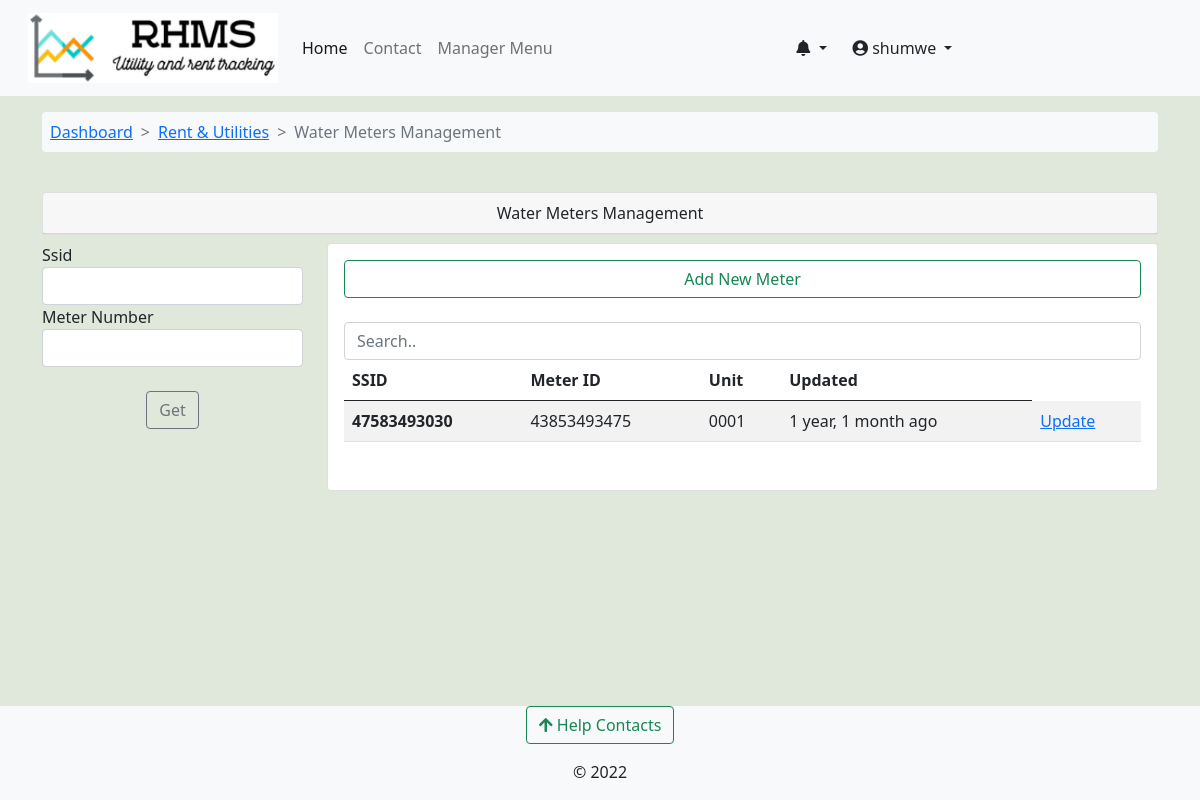
The page /rent-and-utility/water_meter_management/niagra-bumnsd-sd-djks/ (signed in) on the database its author committed.
### accounts/models.py (models this page shows, shortened)
class User(AbstractUser):
    avatar = models.ImageField(upload_to=get_avatar_path, default='no-avatar.png')
    is_verified = models.BooleanField(default=False)
    is_tenant = models.BooleanField(default=False)
    is_manager = models.BooleanField(default=False)

### utils/models.py (models this page shows, shortened)
class WaterMeter(models.Model):
    number = models.CharField(max_length=20, unique=True)
    ssid = models.CharField(max_length=20, null=True, blank=True)
    unit = models.OneToOneField(
        RentalUnit, on_delete=models.CASCADE, related_name='water_meters')
    created = models.DateTimeField(default=datetime.now)
    updated = models.DateTimeField(auto_now=True)

### rental_property/models.py (models this page shows, shortened)
class RentalUnit(models.Model):
    MAINTANANCE_STATUS_CHOICES = [
        ('nm', 'Unchechecked Report'),
        ('ip', 'Initiating Inspection'),
        ('ir', 'Maintanance In Progress'),
        ('op', 'No Active Reports'),
        ('rm', 'Remove'),
    ]
    STATUS_CHOICES = [
        ('occupied', 'Currently Occupied'),
        ('ready', 'Ready To Move In'),
        ('hold', 'On Hold'),
        ('maintanance', 'Under Maintanance'),
    ]
    building = models.ForeignKey(Building, on_delete=models.CASCADE)
    unit_type = models.ForeignKey(UnitType, on_delete=models.CASCADE)
    added_by = models.ForeignKey(User, on_delete=models.CASCADE)
    unit_number = models.CharField(max_length=50)
    slug = models.SlugField(max_length=50, unique=True, blank=True, null=True, help_text='This field is autogenerated')
    bathrooms = models.PositiveIntegerField()
    bedrooms = models.PositiveIntegerField()
    dimension = models.CharField(max_length=50)
    kitchen = models.BooleanField(default=True)
    status = models.CharField(max_length=20, choices=STATUS_CHOICES,default='ready')
    maintanance_status = models.CharField(max_length=6, choices=MAINTANANCE_STATUS_CHOICES, default='op')
    total_occupants = models.PositiveIntegerField(help_text="Number of people in the unit", null=True, blank=True)
    water_available = models.BooleanField(default=True)
    rent_amount = models.DecimalField(decimal_places=2, max_digits=9, null=True, blank=True)
    electricity_available = models.BooleanField(default=True)
    added = models.DateTimeField(default=datetime.now)
    updated = models.DateTimeField(auto_now=True)
    class Meta:
        unique_together = ('building', 'unit_number')
        verbose_name_plural = 'Rental Houses'
    def __str__(self):
        return f"{self.unit_number} - {self.building}"

### utils/views.py (the view)
# urls.py: path('water_meter_management/<slug:building_slug>/', views.water_meter_management, name='water_meter_management'),
@login_required
def water_meter_management(request,building_slug):
    building = Building.objects.get(slug=building_slug)
    water_meters = WaterMeter.objects.filter(unit__building=building)
    meter_filter = WaterMetersFilter(request.GET, queryset=water_meters)
    if request.method == 'POST':
        water_meter_add_form = NewWaterMeterForm(building, request.POST)
        if water_meter_add_form.is_valid():
            water_meter_add_form.save()
            messages.success(request, 'Water meter added')
            return HttpResponseRedirect("")
    else:
        water_meter_add_form = NewWaterMeterForm(building)
    context = {'building':building,'water_meters':meter_filter,'water_meter_add_form':water_meter_add_form}
    return render(request, 'utilities_and_rent/water_meters.html', context)

### utils/forms.py
class NewWaterMeterForm(forms.ModelForm):
    def __init__(self, building, *args, **kwargs):
        super(NewWaterMeterForm,self).__init__(*args, **kwargs)
        self.fields['unit'].queryset = RentalUnit.objects.filter(building=building,water_meters=None)
    class Meta:
        model = WaterMeter
        fields = ['number', 'ssid', 'unit']

### accounts/context_processors.py (called while the page is built)
def get_notifications(request):
    user = request.user
    if user.is_authenticated:
        notifications = UserNotifications.objects.filter(
            user_id=user).order_by('-created')[:7]
        return dict(notifications=notifications)
    else:
        return {'false': False}

### complaints/context_processors.py (called while the page is built)
def get_contacts(request):
    user = request.user
    if user.is_authenticated:
        if user.is_tenant:
            tenant = Tenants.objects.get(associated_account=user)
            building = Building.objects.get(id=tenant.rented_unit.building_id)
            contacts = HelpContacts.objects.filter(associated_building=building)
            return dict(contacts=contacts)
        elif user.is_manager:
            contacts = HelpContacts.objects.all()
            return dict(contacts=contacts)
        else:
            contacts = HelpContacts.objects.filter(make_publicly_available=True)
            return dict(contacts=contacts)
    else:
        contacts = HelpContacts.objects.filter(make_publicly_available=True)
        return dict(contacts=contacts)

### rental_property/context_processors.py (called while the page is built)
def my_managed_buildings(request):
    user_instance = request.user
    if user_instance.is_authenticated:
        manager_instance = Managers.objects.filter(associated_account=user_instance)[:1]
        managed_buildings = Building.objects.filter(manager=manager_instance)
        return dict(managed_buildings=managed_buildings)
    else:
        return {'False': False,}

### rental_property/models.py (called while the page is built)
    def __str__(self):
        return f"{self.name}"

### utils/templates/utilities_and_rent/water_meters.html (shortened to what this page needs)
{% extends 'base.html' %}
{% load humanize %}
{% load crispy_forms_tags %}
{% block content %}
<nav class="container mt-3">
  <ol class="breadcrumb bg-light p-2 rounded-2">
      <li class="breadcrumb-item "><a href="{% url 'building-dashboard' building.slug %}">Dashboard</a></li>
      <li class="breadcrumb-item"><a href="{% url 'rent-and-utilities' building.slug %}">Rent & Utilities </a></li>
      <li class="breadcrumb-item active">Water Meters Management</li>
  </ol>
</nav>
<section class="container" style="margin-top:2%; margin-bottom:4%;">
    <div class="row justify-content-center">
        <div class="container">
          <div class="container card p-0 mb-2">
            <div class="card-header text-center w-100">
              Water Meters Management
            </div>
        </div>
            <div class="row">
              <div class="col-sm-3">
                <form method='get'>
                    {{water_meters.form|crispy }}
                    <br>
                        <div class="form-group text-center">
                            <button class="btn btn-outline-secondary" type="submit">Get</button>
                        </div>
                </form>
              </div>
              <div class="col-sm-9">
                <div class="row">
                  <div class="col-sm-12">
                      <div class="card card-body">
                        <div class="btn-group" role="group" aria-label="Start new electric billing cycle ">
                            <button type="button" class="btn btn-outline-success" data-bs-toggle="modal" data-bs-target="#waterMeterBackdrop">Add New Meter</button>
                          </div>
                          <input class="form-control" id="myInput" type="text" placeholder="Search..">
                          <div class="table-responsive">
                        <table class="table table-striped table-hover">
                          <caption></caption>
                            <thead>
                              <tr>
                                <th scope="col"> SSID </th>
                                <th scope="col">Meter ID</th>
                                <th scope="col"> Unit </th>
                                <th scope="col"> Updated </th>
                              </tr>
                            </thead>
                            <tbody id='ourTable'>
                        {% for meter in water_meters.qs %}
                        <tr>
                          <th scope="row"> {{meter.ssid}} </th>
                            <td > {{meter.number}} </th>
                            <td> {{meter.unit.unit_number}}</td>
                            <td> {{meter.updated|naturaltime}}</td>
                            <td> <a href="{% url 'water_meter_update' building.slug meter.ssid %}">
                              Update </a>
                        {% endfor %}
                          </tbody>
                          </table>
                        </div>
                      </div>
                </div>
              </div>
            </div>
          </div>
        </div>
    </section>
{% endblock %}

### templates/base.html (shortened to what this page needs)
<!doctype html>
<html lang="en">
  {% load static %}
  {% load i18n %}
  <head>
    {% load pwa %}
    <link href="https://cdn.jsdelivr.net/npm/bootstrap@5.0.2/dist/css/bootstrap.min.css" rel="stylesheet">
    <link type="text/css" href="{% static 'css/main.css' %}" rel="stylesheet">
    <link rel="stylesheet" href="https://cdnjs.cloudflare.com/ajax/libs/font-awesome/4.7.0/css/font-awesome.min.css">
    <link rel="stylesheet" href="https://pro.fontawesome.com/releases/v5.11.2/css/all.css">
  </head>
  <body class="d-flex flex-column min-vh-100" style="background-color: #dfe8da;">
    <nav class="navbar navbar-expand-lg navbar-light bg-light" aria-label="main-nav">
        <div class="container-fluid">
          <a class="navbar-brand align" href="{% url 'operational-buildings' %}">
                <div class="d-flex">
                    <div class="ms-3 d-flex flex-column">
                      <img src="{% static 'img/rhms_logo2.png' %}" alt="logo" width="250" height="70"/>
                    </div>
                </div>
            </a>
            <div class="collapse navbar-collapse" id="mynav">
                <ul class="navbar-nav mb-lg-0">
                    <li class="nav-item"> <a class="nav-link active" aria-current="page" href="{% url 'operational-buildings' %}">Home</a> </li>
                    <li class="nav-item"> <a class="nav-link" aria-current="page" href="{% url 'core:contact' %}">Contact</a> </li>
                    {% if user.is_manager %}
                    <li class="nav-item"> <a class="nav-link" data-bs-toggle="offcanvas" href="#hrmsCanvas" role="button" aria-controls="hrmsCanvas">Manager Menu</a> </li>
                    {% endif %}
                </ul>
                </div>
                {% if request.user.is_authenticated %}
                <div class="collapse navbar-collapse" id="mynav">
                  <div class="dropdown">
                    <a href="#" class="btn dropdown-toggle" type="button" id="messagesDrop" data-bs-toggle="dropdown" aria-haspopup="true" aria-expanded="false">
                      <em class="fas fa-bell"></em>
                    </a>
                      {% load humanize %}
                  </div>
                <div class="collapse navbar-collapse" id="mynav">
                  <div class="dropdown">
                    <a href="#" class="btn dropdown-toggle" type="button" id="dropdownMenuButton" data-bs-toggle="dropdown" aria-haspopup="true" aria-expanded="false">
                      <em class="fas fa-user-circle"></em> {{ request.user.username }}
                    </a>
                  </div>
                </div>
                {% endif %}
            </div>
    </nav>
    {% block content %}	{% endblock content%}
    <footer class="mt-auto bg-light">
      <div class="mb-3 text-center">
      <button class="btn btn-outline-success" type="button" data-bs-toggle="offcanvas" data-bs-target="#contactsOffcanvas" aria-controls="contactsOffcanvas"><em class="fas fa-arrow-upfas fa-arrow-up"></em> Help Contacts</button>
      </div>
      <div>
        <p class="text-center ">&copy; 2022</p>
  </footer>
  </body>
</html>

### static/css/main.css (style rules this page uses)
:root { --header-height: 3rem; --nav-width: 68px; --first-color-light: #AFA5D9; --white-color: #F7F6FB; --body-font: 'Nunito', sans-serif; --normal-font-size: 1rem; --z-fixed: 100 }
.breadcrumb-item + .breadcrumb-item::before { content: ">"; }

### rows shown on the page
User: user.username "shumwe"
WaterMeter: ssid "47583493030", number "43853493475", unit.unit_number "0001", updated "1 year, 1 month ago"
